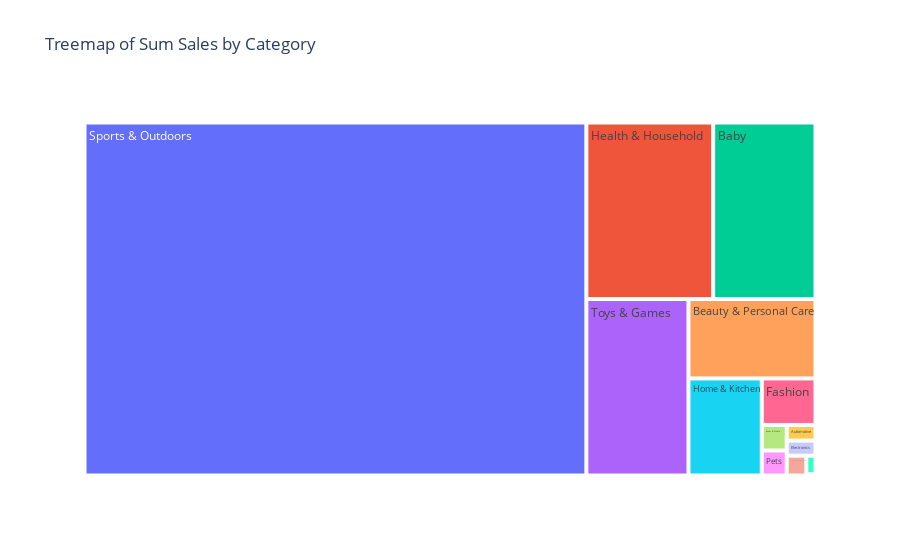

The notebook cell this image was saved under:
### Code cell
walmart_data = pd.read_csv('data/Walmart/walmart_listing_category_counts.csv')

data = pd.read_csv('data/Walmart/grouped_categories.csv')

fig = px.treemap(
    data,
    path=["Category"],
    values="Sum Sales",
    title="Treemap of Sum Sales by Category"
)

fig.show()

### Figure 1 — Plotly figure (JSON) as saved in the notebook; plotly's stock layout.template omitted (floating-point values rounded to 4 significant figures)
{"data": [{"branchvalues": "total", "domain": {"x": [0, 1], "y": [0, 1]}, "hovertemplate": "labels=%{label}<br>Sum Sales=%{value}<br>parent=%{parent}<br>id=%{id}<extra></extra>", "ids": ["Arts & Crafts", "Automotive", "Baby", "Beauty & Personal Care", "Books & Media", "Electronics", "Fashion", "Health & Household", "Home & Kitchen", "Pets", "Seasonal & Party Supplies", "Sports & Outdoors", "Tools & Improvement", "Toys & Games"], "labels": ["Arts & Crafts", "Automotive", "Baby", "Beauty & Personal Care", "Books & Media", "Electronics", "Fashion", "Health & Household", "Home & Kitchen", "Pets", "Seasonal & Party Supplies", "Sports & Outdoors", "Tools & Improvement", "Toys & Games"], "name": "", "parents": ["", "", "", "", "", "", "", "", "", "", "", "", "", ""], "type": "treemap", "values": [92.44, 3507, 140500.0, 78460.0, 4966.0, 3376.0, 19440.0, 174100.0, 55340.0, 4858.0, 3025.0, 1378000.0, 1321.0, 140100.0]}], "layout": {"legend": {"tracegroupgap": 0}, "title": {"text": "Treemap of Sum Sales by Category"}}}
